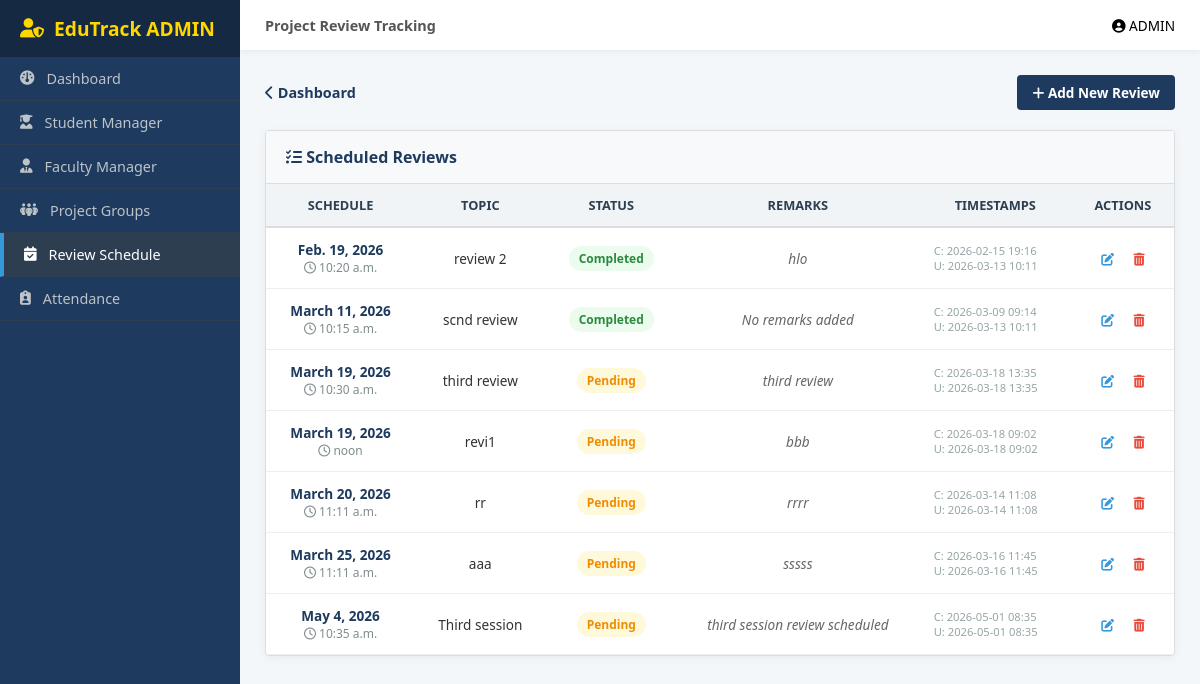
/WAdmin/review-schedule/, run on an earlier commit of the app's database.
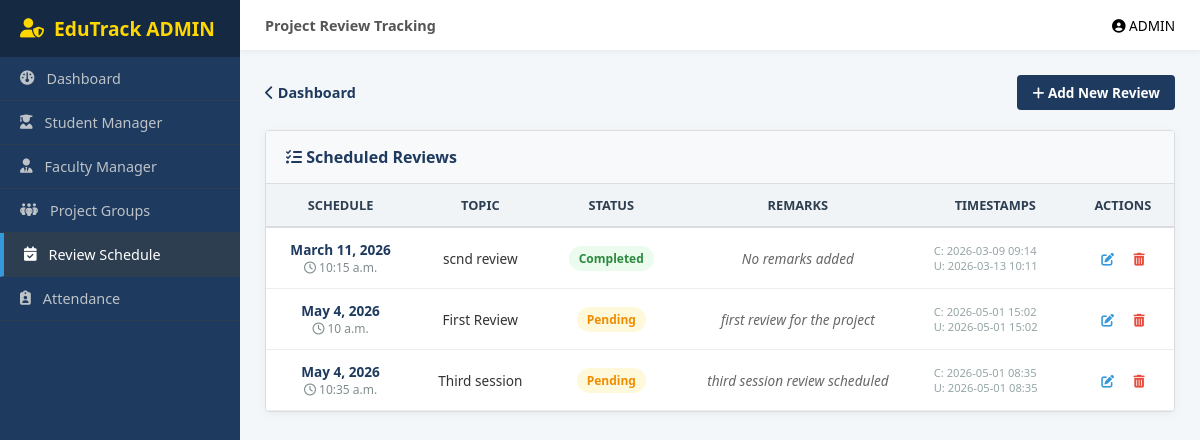
And on a later commit of the database.
### Admin/models.py (models this page shows, shortened)
class ReviewSchedule(models.Model):
    review_date = models.DateField()
    review_time = models.TimeField()
    review_topic = models.CharField(max_length=200)
    STATUS_CHOICES = [
        ('Pending', 'Pending'),
        ('Completed', 'Completed'),
        ('Cancelled', 'Cancelled'),
    ]
    review_status = models.CharField(max_length=20, choices=STATUS_CHOICES, default='Pending')
    remarks = models.TextField(blank=True, null=True)  # optional notes
    created_at = models.DateTimeField(auto_now_add=True)
    updated_at = models.DateTimeField(auto_now=True)

### Admin/views.py (the view)
# urls.py: path('review-schedule/', views.review_schedule, name='review_schedule'),
def review_schedule(request):
    reviews = ReviewSchedule.objects.all().order_by('review_date', 'review_time')
    context = {'reviews': reviews}
    return render(request, 'Admin/review_schedule.html', context)

### Admin/templates/Admin/review_schedule.html (shortened to what the changed rows need)
<!doctype html>
<html lang="en">
  <head>
    <link
      rel="stylesheet"
      href="https://cdnjs.cloudflare.com/ajax/libs/font-awesome/6.5.0/css/all.min.css"
    />
  </head>
  <body>
    <div class="main-wrapper">
      <div class="content-area">
        <div class="card">
          <div style="overflow-x: auto">
            {% if reviews %}
            <table>
              <thead>
                <tr>
                  <th>Schedule</th>
                  <th>Topic</th>
                  <th>Status</th>
                  <th>Remarks</th>
                  <th>Timestamps</th>
                  <th>Actions</th>
                </tr>
              </thead>
              <tbody>
                {% for review in reviews %}
                <tr>
                  <td>
                    <div style="font-weight: 600; color: var(--et-dark)">
                      {{ review.review_date }}
                    </div>
                    <div style="font-size: 0.75rem; color: #7f8c8d">
                      <i class="fa-regular fa-clock"></i>
                      {{ review.review_time }}
                    </div>
                  </td>
                  <td style="font-weight: 500">{{ review.review_topic }}</td>
                  <td>
                    <span
                      class="status-badge status-{{ review.review_status }}"
                    >
                      {{ review.review_status }}
                    </span>
                  </td>
                  <td style="color: #666; max-width: 200px; font-style: italic">
                    {{ review.remarks|default:"No remarks added" }}
                  </td>
                  <td
                    style="font-size: 0.7rem; color: #95a5a6; text-align: left"
                  >
                    <div>C: {{ review.created_at|date:"Y-m-d H:i" }}</div>
                    <div>U: {{ review.updated_at|date:"Y-m-d H:i" }}</div>
                  </td>
                  <td>
                    <a
                      href="{% url 'WAdmin:review_schedule_edit' review.id %}"
                      class="btn-action btn-edit"
                      title="Edit"
                    >
                      <i class="fa-solid fa-pen-to-square"></i>
                    </a>
                    <a
                      href="{% url 'WAdmin:review_schedule_delete' review.id %}"
                      class="btn-action btn-delete"
                      onclick="
                        return confirm(
                          'Are you sure you want to delete this schedule?',
                        );
                      "
                      title="Delete"
                    >
                      <i class="fa-solid fa-trash-can"></i>
                    </a>
                  </td>
                </tr>
                {% endfor %}
              </tbody>
            </table>
            {% endif %}
          </div>
        </div>
      </div>
    </div>
  </body>
</html>

What changed in the data, as far as the page shows it:
removed ReviewSchedule: review_date "Feb. 19, 2026", review_time "10:20 a.m.", review_topic "review 2", review_status "Completed", remarks "hlo", created_at "2026-02-15 19:16", updated_at "2026-03-13 10:11"
removed ReviewSchedule: review_date "March 19, 2026", review_time "10:30 a.m.", review_topic "third review", review_status "Pending", remarks "third review", created_at "2026-03-18 13:35", updated_at "2026-03-18 13:35"
removed ReviewSchedule: review_date "March 19, 2026", review_time "noon", review_topic "revi1", review_status "Pending", remarks "bbb", created_at "2026-03-18 09:02", updated_at "2026-03-18 09:02"
removed ReviewSchedule: review_date "March 20, 2026", review_time "11:11 a.m.", review_topic "rr", review_status "Pending", remarks "rrrr", created_at "2026-03-14 11:08", updated_at "2026-03-14 11:08"
removed ReviewSchedule: review_date "March 25, 2026", review_time "11:11 a.m.", review_topic "aaa", review_status "Pending", remarks "sssss", created_at "2026-03-16 11:45", updated_at "2026-03-16 11:45"
added ReviewSchedule: review_date "May 4, 2026", review_time "10 a.m.", review_topic "First Review", review_status "Pending", remarks "first review for the project", created_at "2026-05-01 15:02", updated_at "2026-05-01 15:02"
